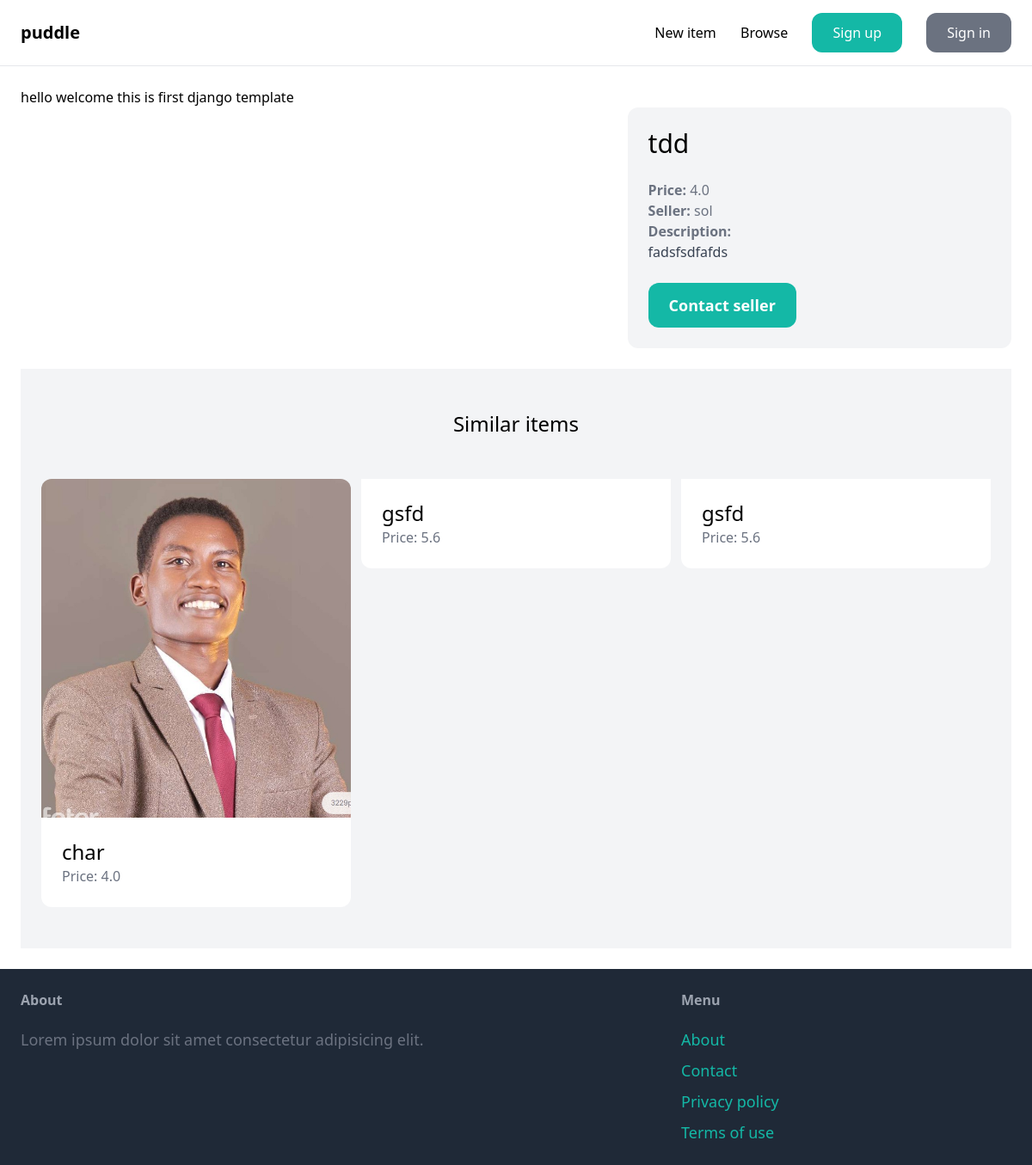
Screenshot of /items/3/ with the database file from the repository.
### item/models.py (models this page shows, shortened)
class Item(models.Model):
    category = models.ForeignKey(Category, related_name='items', on_delete=models.CASCADE)
    name = models.CharField(max_length=255)
    description = models.TextField(blank=True, null=True)
    price = models.FloatField()
    image = models.ImageField(upload_to='item_images', blank=True, null=True)
    is_sold = models.BooleanField(default=False)
    created_by = models.ForeignKey(User, related_name="items", on_delete=models.CASCADE)
    created_at = models.DateTimeField(auto_now_add=True)

### item/views.py (the view)
# urls.py: path('<int:pk>/', views.detail, name='detail'),
def detail(request, pk):
    item = get_object_or_404(Item, pk=pk)
    related_items = Item.objects.filter(category=item.category, is_sold=False).exclude(pk=pk)[0:3]
    return render(request, 'item/detail.html/', {'item': item, 'related_items': related_items})

### item/templates/item/detail.html (shortened to what this page needs)
{% extends "core/base.html" %} {% block title %} {{ item.name}} {% endblock %}
{% block content %}
<div class="grid grid-cols-5 gap-6">
  <div class="col-span-3">
  </div>
  <div class="col-span-2 p-6 bg-gray-100 rounded-xl">
    <h1 class="mb-6 text-3xl">{{item.name}}</h1>
    <p class="text-gray-500"><strong>Price: </strong> {{item.price}}</p>
    <p class="text-gray-500">
      <strong>Seller: </strong> {{item.created_by.username}}
    </p>
    {% if item.description %}
    <p class="text-gray-700">
      <strong class="text-gray-500">Description: </strong><br />
      {{item.description}}
    </p>
    {% endif %}
    <a href="" class="inline-block mt-6 px-6 py-3 text-lg font-semibold bg-teal-500 text-white rounded-xl hover:bg-teal-700">Contact seller</a>
  </div>
</div>
<div class="mt-6 px-6 py-12 bg-gray-100 roundex-xl">
    <h2 class="mb-12 text-2xl text-center">Similar items</h2>
    <div class="grid grid-cols-3 gap-3">
        {% for item in related_items %}
        <div>
            <a href="{% url 'item:detail' item.id %}">
                <div>
                    <img src="{{ item.image.url }}"  alt="" class="rounded-t-xl">
                </div>
                <div class="p-6 bg-white rounded-b-xl">
                    <h2 class="text-2xl">{{item.name}}</h2>
                    <p class="text-gray-500">Price: {{item.price}}</p>
                </div>
            </a>
        </div>
        {% endfor %}
    </div>
</div>
{% endblock %}

### rows the page displays
Item: name "tdd", price "4.0", created_by.username "sol", description "fadsfsdfafds"
Item: image (picture), name "char", price "4.0"
Item: name "gsfd", price "5.6"
Item: name "gsfd", price "5.6"
